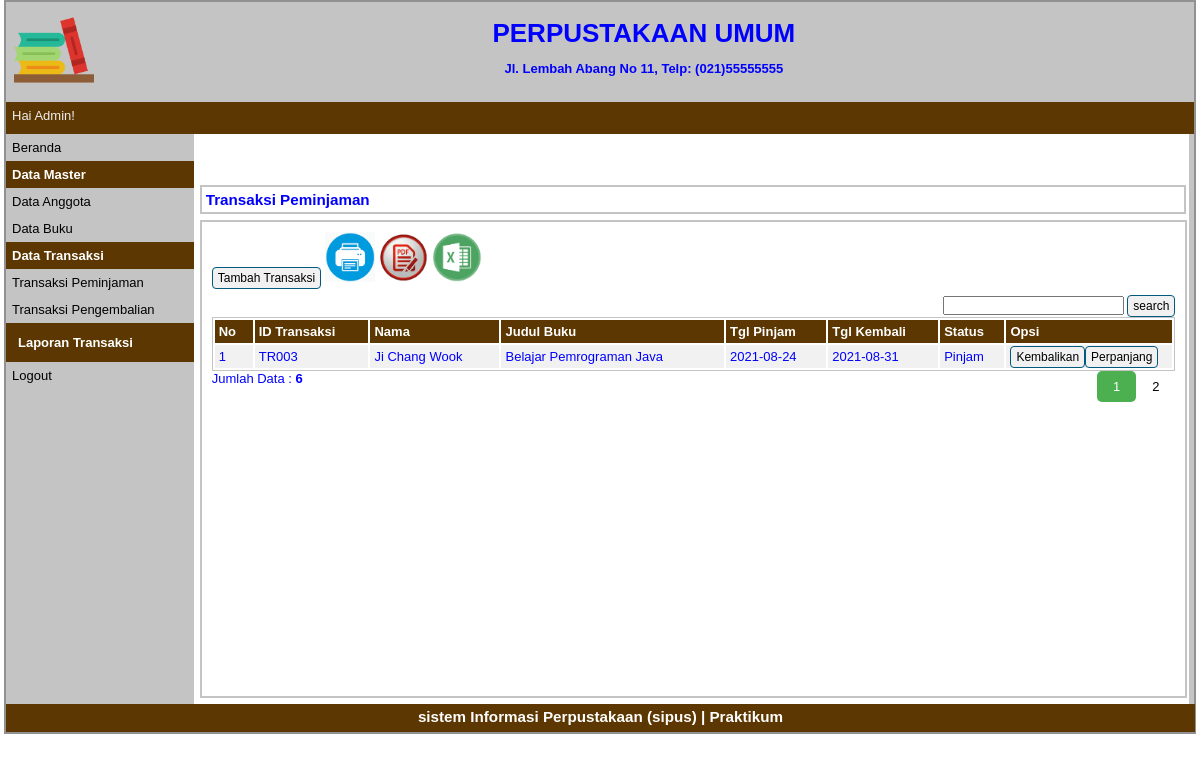
Page /index.php?p=transaksi-peminjaman (signed in) on the committed database.
### tables this page shows
CREATE TABLE `tbtransaksi` (
  `idtransaksi` varchar(5) NOT NULL,
  `idanggota` varchar(5) NOT NULL,
  `idbuku` varchar(5) NOT NULL,
  `tglpinjam` date NOT NULL,
  `tglkembali` date NOT NULL,
  `status_transaksi` varchar(20) NOT NULL
);

CREATE TABLE `tbanggota` (
  `idanggota` varchar(5) NOT NULL,
  `nama` varchar(30) NOT NULL,
  `jeniskelamin` varchar(10) NOT NULL,
  `alamat` varchar(40) NOT NULL,
  `status` varchar(20) NOT NULL,
  `foto` varchar(255) NOT NULL
);

CREATE TABLE `tbbuku` (
  `idbuku` varchar(5) NOT NULL,
  `judul` varchar(100) NOT NULL,
  `pengarang` varchar(100) NOT NULL,
  `penerbit` varchar(100) NOT NULL,
  `jmlbuku` int(11) NOT NULL,
  `isbn` varchar(20) NOT NULL,
  `thnterbit` int(11) NOT NULL,
  `lokasi` varchar(30) NOT NULL,
  `cover` varchar(100) NOT NULL
);

### pages/transaksi-peminjaman.php (the view, shortened to what this page needs)
<div id="label-page"><h3>Transaksi Peminjaman</h3></div>
<div id="content">
	<p id="tombol-tambah-container">
        <a href="index.php?p=transaksi-input" class="tombol">Tambah Transaksi</a>
        <a target="_blank" href="pages/cetak_transaksi.php"><img src="print.png" height="50px" height="50px"></a>
        <a target="_blank" href="ekspor/transaksi_pdf.php"><img src="pdf.png" height="50px" height="50px"></a>
        <a target="_blank" href="ekspor/transaksi_excel.php"><img src="excel.png" height="50px" height="50px"></a>
        <div class="form-inline">
            <div align="right">
                <form method=post>
                    <input type="text" name="pencarian">
                    <input type="submit" name="search" value="search" class="tombol">
                </form>
            </div>
        </div>
    </p>
	<table id="tabel-tampil">
		<thead>
			<tr>
				<th id="label-tampil-no">No</td>
				<th>ID Transaksi</th>
				<th>Nama</th>
				<th>Judul Buku</th>
				<th>Tgl Pinjam</th>
                <th>Tgl Kembali</th>
                <th>Status</th>
				<th id="label-opsi">Opsi</th>
			</tr>
		</thead>
		<tbody>
            <?php
                $batas = 5;
                extract($_GET);
                if(empty($hal)) {
                    $posisi = 0;
                    $hal = 1;
                    $nomor = 1;
                }else {
                    $posisi = ($hal - 1) * $batas;
                    $nomor = $posisi+1;
                }
                if($_SERVER['REQUEST_METHOD'] == "POST") {
                    $pencarian = trim(mysqli_real_escape_string($db, $_POST['pencarian']));
                    if($pencarian != "") {
                        $sql = "SELECT tbtransaksi.idtransaksi, tbanggota.nama, tbbuku.judul, tbtransaksi.tglpinjam,
                                tbtransaksi.tglkembali, tbtransaksi.status_transaksi FROM tbtransaksi
                                INNER JOIN tbanggota ON tbtransaksi.idanggota = tbanggota.idanggota
                                INNER JOIN tbbuku ON tbtransaksi.idbuku = tbbuku.idbuku
								WHERE tbtransaksi.idtransaksi LIKE '%$pencarian%'
                                OR tbtransaksi.tglpinjam LIKE '%$pencarian%'
                                OR tbtransaksi.tglkembali LIKE '%$pencarian%'
                                OR tbtransaksi.status_transaksi LIKE '%$pencarian%'
								OR tbanggota.nama LIKE '%$pencarian%'
								OR tbbuku.judul LIKE '%$pencarian%'";
                        $query = $sql;
                        $queryJml = $sql;
                    } else {
                        $query = "SELECT tbtransaksi.idtransaksi, tbanggota.nama, tbbuku.judul, tbtransaksi.tglpinjam,
                                tbtransaksi.tglkembali, tbtransaksi.status_transaksi FROM tbtransaksi
                                INNER JOIN tbanggota ON tbtransaksi.idanggota = tbanggota.idanggota
                                INNER JOIN tbbuku ON tbtransaksi.idbuku = tbbuku.idbuku
                                WHERE tbtransaksi.status_transaksi = 'Pinjam'
								ORDER BY tbtransaksi.idtransaksi DESC
								LIMIT $posisi, $batas";
                        $queryJml = "SELECT * FROM tbtransaksi WHERE tbtransaksi.status_transaksi = 'Pinjam'";
                        $no = $posisi * 1;
                    }
                }
                else {
                    $query = "SELECT tbtransaksi.idtransaksi, tbanggota.nama, tbbuku.judul, tbtransaksi.tglpinjam,
                            tbtransaksi.tglkembali, tbtransaksi.status_transaksi FROM tbtransaksi
                            INNER JOIN tbanggota ON tbtransaksi.idanggota = tbanggota.idanggota
                            INNER JOIN tbbuku ON tbtransaksi.idbuku = tbbuku.idbuku
                            WHERE tbtransaksi.status_transaksi = 'Pinjam'
                            ORDER BY tbtransaksi.idtransaksi DESC
							LIMIT $posisi, $batas";
                    $queryJml = "SELECT * FROM tbtransaksi WHERE tbtransaksi.status_transaksi = 'Pinjam'";
                }
                $q_tampil_transaksi = mysqli_query($db, $query);
                if(mysqli_num_rows($q_tampil_transaksi) > 0) {
                    while($r_tampil_transaksi=mysqli_fetch_array($q_tampil_transaksi)) {
            ?>
            <tr>
                <td><?php echo $nomor; ?></td>
                <td><?php echo $r_tampil_transaksi['idtransaksi']; ?></td>
                <td><?php echo $r_tampil_transaksi['nama']; ?></td>
				<td><?php echo $r_tampil_transaksi['judul']; ?></td>
				<td><?php echo $r_tampil_transaksi['tglpinjam']; ?></td>
                <td><?php echo $r_tampil_transaksi['tglkembali']; ?></td>
                <td><?php echo $r_tampil_transaksi['status_transaksi']; ?></td>
                <td>
                    <div class="tombol-opsi-container"><a href="proses/pengembalian-proses.php?&id=<?php echo $r_tampil_transaksi['idtransaksi'];?>&judul=<?php echo $r_tampil_transaksi['judul']; ?>&tglkembali=<?php echo $r_tampil_transaksi['tglkembali']; ?>
                    &nama=<?php echo $r_tampil_transaksi['nama']; ?>" onclick = "return confirm ('Apakah Anda Yakin ingin mengembalikan Buku ini ?')" class="tombol">Kembalikan</a></div>
					<div class="tombol-opsi-container"><a href="proses/perpanjang.php?&id=<?php echo $r_tampil_transaksi['idtransaksi']; ?>&tglkembali=<?php echo $r_tampil_transaksi['tglkembali']; ?>"
                    onclick = "return confirm ('Apakah Anda Yakin ingin memperpanjang peminjaman ?')" class="tombol">Perpanjang</a></div>
                </td>
            </tr>
            <?php
                        $nomor++;
                    }
                }
                else {
                    echo "<tr><td colspan=6>Data Tidak Ditemukan</td></tr>";
                }
            ?>
        </tbody>
	</table>
    <?php
    if(isset($_POST['pencarian'])) {
        if($_POST['pencarian']!='') {
            echo "<div style=\"float:left;\">";
            $jml = mysqli_num_rows(mysqli_query($db, $queryJml));
            echo "Data Hasil Pencarian: <b>$jml</b>";
            echo "</div>";
        }
    } else {
    ?>
        <div style="float: left;">
        <?php
            $jml = mysqli_num_rows(mysqli_query($db, $queryJml));
            echo "Jumlah Data : <b>$jml</b>";
        ?>
        </div>
        <div class="pagination" style="float: right;">
            <?php
                $jml_hal = ceil($jml / $batas);
                for($i = 1; $i <= $jml_hal; $i++) {
                    if($i != $hal) {
                        echo "<a href=\"?p=transaksi-peminjaman&hal=$i\">$i</a>";
                    } else {
                        echo "<a class=\"active\">$i</a>";
                    }
                }
            ?>
        </div>
    <?php
    }
    ?>
</div>

### style.css (style rules this page uses)
* { margin:0px; padding:0px }
body { font-family:sans-serif; font-size:13px; color:blue; }
.pagination { display: inline-block; }
.pagination a { color: black; float: left; padding: 8px 16px; text-decoration: none; }
.pagination a.active { background-color: #4CAF50; color: white; border-radius: 5px; }
#label-page { margin-top:6px; margin-bottom:6px; margin-left:6px; border:2px solid #C4C4C4; padding:4px; width:97.9%; }
#content { float:left; width:96.8%; min-height:454px; background-color:#FFFFFF; margin-left:6px; border:2px solid #C4C4C4; padding:10px; margin-bottom:6px; }
.tombol { border-radius:4px; font-size:12px; text-decoration:none; background-color:#F1F1F1; padding-top:3px; padding-bottom:3px; padding-left:5px; padding-right:5px; border:1px solid #01597E; color:black; }
#tombol-tambah-container { margin-bottom:10px; }
#tabel-tampil { border:1px solid #C4C4C4; width:100%; }
#tabel-tampil tr:nth-child(odd) { background-color:#F1F1F1; }
#tabel-tampil tr th { background-color:#5C3701; color:#FFFFFF; padding:4px; text-align:left; }
#tabel-tampil td { padding:4px; }
#label-tampil-no { width:30px; }
#label-opsi { width:158px; font-weight:bold; }
.tombol-opsi-container { float:left; }

### rows in the picture
tbtransaksi: idtransaksi "TR003", idanggota.nama "Ji Chang Wook", idbuku.judul "Belajar Pemrograman Java", tglpinjam "2021-08-24", tglkembali "2021-08-31", status_transaksi "Pinjam"

### other values in the picture
$_SESSION['sesi'] "Admin"
$jml "6"
